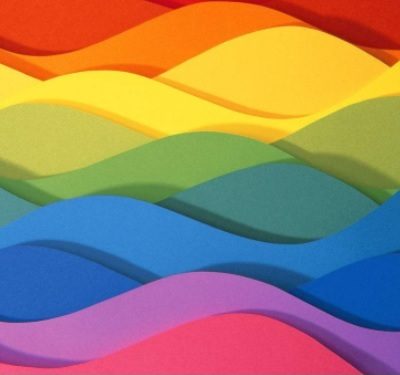
#> input picture pic/color.jpg, 400 x 375 px
$ python test02.py
#> lines starting #> are read from the running program, lines starting #| are printed output that depends on the picture; after the words box and inside, x2 and y2 are one past the last pixel; in counts of white or black regions, pixels touching at a corner belong together
import cv2
import numpy as np

img_original = cv2.imread('pic/color.jpg')
#> img_original is the input picture: shape (375, 400, 3); mean B, G, R 104.7, 129.4, 156.6
# 转变为HSV颜色空间
img_hsv = cv2.cvtColor(img_original, cv2.COLOR_BGR2HSV)
#> img_hsv: shape (375, 400, 3); mean H, S, V 74.3, 178.9, 198.2
# 返回黄色区域的二值图像
img_yellow = cv2.inRange(img_original, (27, 160, 215), (83, 255, 255))
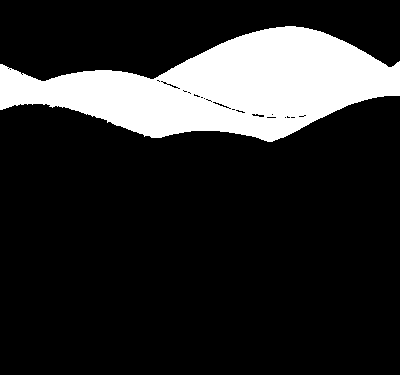
#> img_yellow: shape (375, 400); 17.1% white; 1 white region, box (x1, y1, x2, y2) and area: (0, 26, 400, 142) 25668
##输入图像与输入图像在掩模条件下按位与，得到掩模范围内的原图像
img_specifiedColor = cv2.bitwise_and(img_original, img_original, mask=img_yellow)
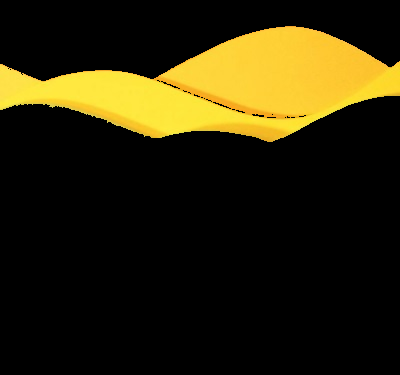
#> img_specifiedColor: shape (375, 400, 3); mean B, G, R 9.3, 36.3, 43.1
cv2.imshow('img_yellow', img_specifiedColor)
cv2.waitKey()
cv2.destroyAllWindows()
